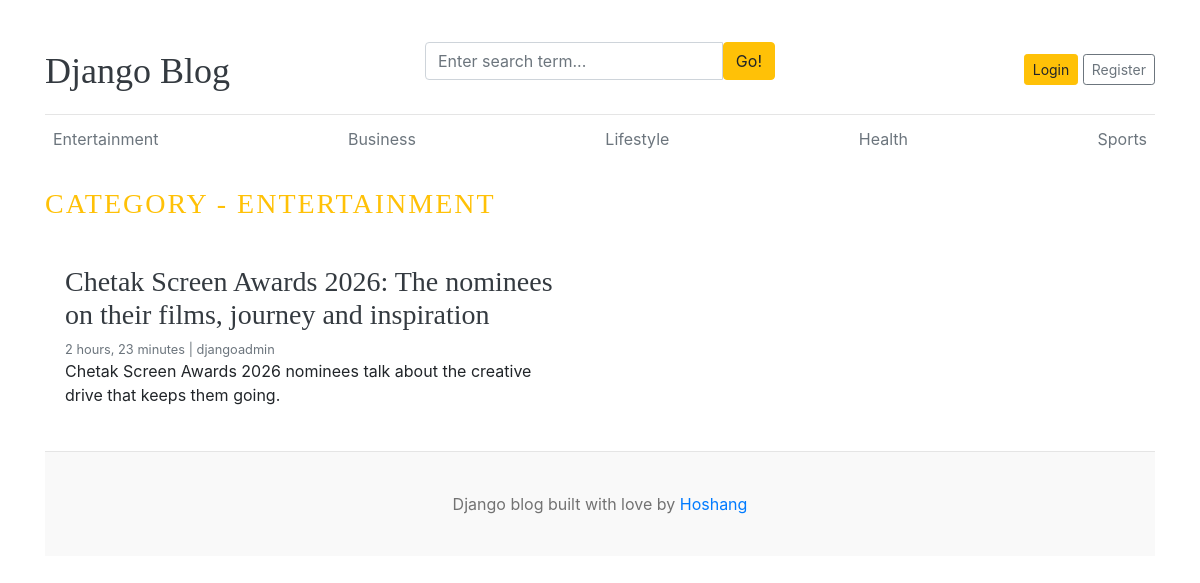
Screenshot of /category/3/ with the database file from the repository.
### blogs/models.py (models this page shows, shortened)
class Category(models.Model):
    category_name = models.CharField(max_length=50, unique=True )
    created_at = models.DateTimeField(auto_now_add=True)
    updated_at = models.DateTimeField(auto_now=True)
    class Meta:
        verbose_name_plural = 'Categories'

class Blog(models.Model):
    title=models.CharField(max_length=100)
    slug=models.SlugField(max_length=150,unique=True,blank=True)
    category=models.ForeignKey(Category,on_delete=models.CASCADE)
    author=models.ForeignKey(User,on_delete=models.CASCADE)
    featured_image=models.ImageField(upload_to='uploads/%Y/%m/%d')
    short_description=models.TextField(max_length=500)
    blog_body=models.TextField(max_length=2000)
    status=models.CharField(max_length=20,choices=STATUS_CHOICES,default='Draft')
    is_featured=models.BooleanField(default=False)
    created_at=models.DateTimeField(auto_now_add=True)
    updated_at=models.DateTimeField(auto_now=True)

### blogs/views.py (the view)
# urls.py: path('<int:category_id>/',views.post_by_category,name='post_by_category')
def post_by_category(request, category_id):
   blogs = Blog.objects.filter(category_id=category_id, status='Published').order_by('updated_at')
   category=get_object_or_404(Category, id=category_id)
   context={
    'blogs': blogs,
    'category': category
   }
   return render(request, 'post_by_category.html', context)

### blogs/context_processors.py (called while the page is built)
def get_categories(request):
    categories = Category.objects.all()
    return dict(categories=categories)

def get_social_links(request):
    social_links=SocialLinks.objects.all()
    return dict(social_links=social_links)

### templates/post_by_category.html
﻿{% extends 'base.html' %}
{% load static %}
{% block content %}
    <h3 class="text-uppercase text-warning mt-4 mb-4" style="letter-spacing: 2px;">Category - {{ category.category_name }}</h3>
    <div class="row mb-2">
        {% if blogs %}
       {% for blog in blogs %}
      <div class="col-md-6 mb-3">
        <div class="card border-0">
          <div class="card-body">
            <h3><a href="{% url 'blog' blog.slug %}" class="text-dark">{{ blog.title | truncatewords:20 }}</a></h3>
            <small class="mb-1 text-muted">{{ blog.created_at|timesince }} | {{ blog.author }}</small>
            <p class="card-text">{{ blog.short_description|truncatewords:20 }}</p>
          </div>
        </div>
      </div>
      {% endfor %}
      {% else %}
      <p class="text-muted">No blogs found in this category.</p>
      {% endif %}
    </div>
{% endblock %}

### templates/base.html (shortened to what this page needs)
{% load static %}
<!DOCTYPE html>
<html lang="en">
<head>
    <link href="https://getbootstrap.com/docs/4.0/dist/css/bootstrap.min.css" rel="stylesheet">
    <link href="{% static 'css/blog.css' %}" rel="stylesheet">
    <link rel="stylesheet" href="https://cdnjs.cloudflare.com/ajax/libs/font-awesome/4.7.0/css/font-awesome.min.css">
  </head>
<body>
    <div class="container">
      <header class="blog-header py-3">
        <div class="row flex-nowrap justify-content-between align-items-center">
          <div class="col-4 pt-1">
            <a class="blog-header-logo text-dark" href="/">Django Blog</a>
          </div>
          <div class="col-4">
           <form action="{% url 'search' %}" method="GET">
              <div class="input-group">
                <input class="form-control" type="text" name="keyword" value="{{keyword}}"  placeholder="Enter search term..." aria-label="Enter search term..." aria-describedby="button-search" />
                <button type="submit" class="btn btn-warning" id="button-search" type="button">Go!</button>
            </div>
            </form>
          </div>
          <div class="col-4 d-flex justify-content-end align-items-center">
            {% if not user.is_authenticated %}
                <a class="btn btn-sm btn-warning" href="{% url 'login' %}">Login</a> &nbsp;
                <a class="btn btn-sm btn-outline-secondary" href="{% url 'register' %}">Register</a>
            {% else %}
              <span class="text-muted">
                <a class="btn btn-sm btn-warning" href="{% url 'dashboard' %}">Dashboard</a> &nbsp;
                <a class="btn btn-sm btn-warning" href="{% url 'logout' %}">Logout</a>
              </span>
            {% endif %}
          </div>
        </div>
      </header>
      <div class="nav-scroller py-1 mb-2">
        <nav class="nav d-flex justify-content-between">
          {% for category in categories %}
            <a class="p-2 text-muted" href="{% url 'post_by_category' category.id %}">{{ category.category_name }}</a>
          {% endfor %}
        </nav>
      </div>
{% block content %}
{% endblock %}
<footer class="blog-footer">
  <p>Django blog built with love by <a href="#">Hoshang</a></p>
  </footer>
  </body>
  </html>

### blog_main/static/css/blog.css (style rules this page uses)
.blog-header { border-bottom: 1px solid #e5e5e5; }
.blog-header-logo { font-family: "Playfair Display", Georgia, "Times New Roman", serif; font-size: 2.25rem; }
h1, h2, h3, h4, h5, h6 { font-family: "Playfair Display", Georgia, "Times New Roman", serif; }
.blog-footer { padding: 2.5rem 0; color: #727272; text-align: center; background-color: #f9f9f9; border-top: .05rem solid #e5e5e5; }
.blog-footer p:last-child { margin-bottom: 0; }

### rows the page displays
Category: category_name "Entertainment", category_name "ENTERTAINMENT"
Category: category_name "Business"
Category: category_name "Lifestyle"
Category: category_name "Health"
Category: category_name "Sports"
Blog: title "Chetak Screen Awards 2026: The nominees on their films, journey and inspiration", created_at "2 hours, 23 minutes", author "djangoadmin", short_description "Chetak Screen Awards 2026 nominees talk about the creative drive that keeps them going."
